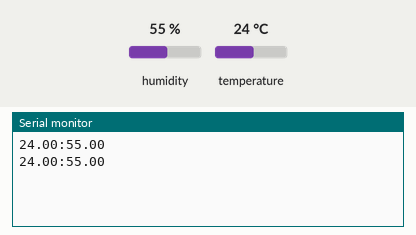
A sketch run on a simulated Arduino Uno, built with avr-gcc and run on an emulated ATmega328P. Shown: the last lines printed to the serial monitor. The inputs (shaded band) are chosen by the test bench; at power-on: humidity 55 %, temperature 24 °C.

Above: at 2.8 s.
2.9 s: humidity set to 22 %
At 4.5 s:
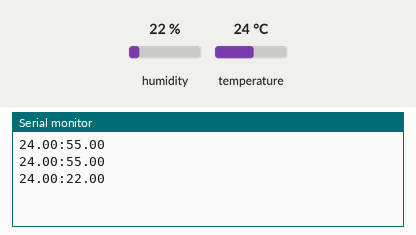
5.6 s: temperature set to 12 °C
At 7.0 s:
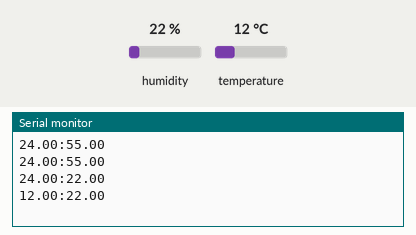
8.3 s: humidity set to 40 %
At 10.6 s:
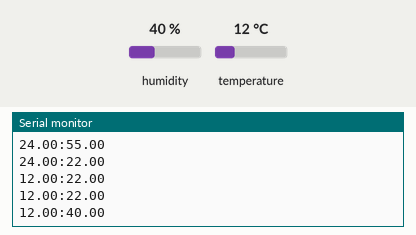
Timing chart, 0 to 12.1 s (numbered marks = the images above; inputs shaded):
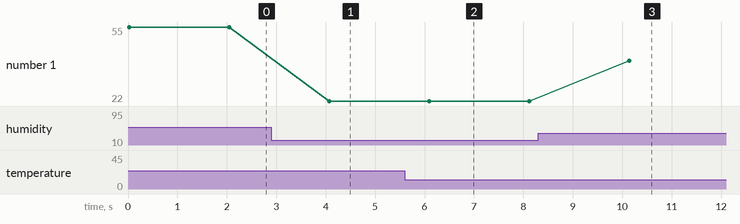

The sketch:

temp_um.ino
```cpp
#include <DHT.h>
#include <Adafruit_Sensor.h>

#define DHTPIN A0
#define DHTTYPE DHT11

DHT dht(DHTPIN, DHTTYPE);

void setup() {
  Serial.begin(9600);
  dht.begin();
}

void loop() {
  float h = dht.readHumidity();
  float t = dht.readTemperature();

  if (isnan(t) || isnan(h)) {
    Serial.println("Erro ao ler dados do DHT11 com Arduino");
  } else {
    Serial.print(t);
    Serial.print(":");
    Serial.println(h);
  }

  delay(2000);
}
```

Measured:
- after the input at 2.9 s, the serial monitor: prints a new line after 1.2 s (image 1)
- after the input at 5.6 s, the serial monitor: prints a new line after 0.50 s (image 2)
- after the input at 8.3 s, the serial monitor: prints a new line after 1.8 s (image 3)
- plotted number 1: 55 → 22 after the input at 2.9 s, 22 → 40 after the input at 8.3 s
